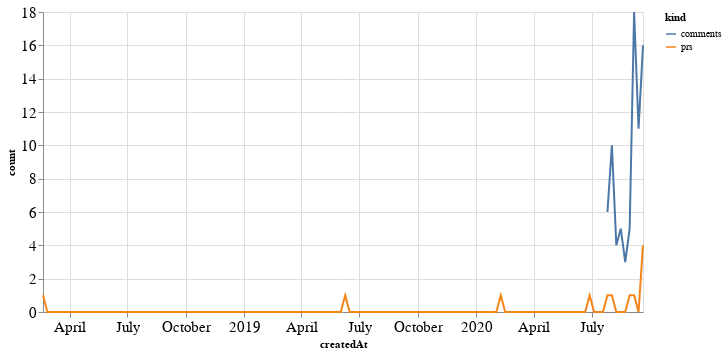

Notebook cell for this chart:
### Code cell
alt.Chart(total_time, width=600).mark_line().encode(
    x='createdAt',
    y='count',
    color='kind'
)

### Figure 1 — Vega-Lite specification as saved in the notebook (floating-point values rounded to 4 significant figures; data arrays with more than 128 entries replaced by an {"elided": "..."} marker saying what was removed)
{"config": {"axisLeft": {"labelFontSize": 15}, "axisBottom": {"labelFontSize": 15}}, "data": {"name": "data-ae36c71090b6b058a83ef055ebcefb86"}, "mark": "line", "encoding": {"color": {"type": "nominal", "field": "kind"}, "x": {"type": "temporal", "field": "createdAt"}, "y": {"type": "quantitative", "field": "count"}}, "width": 600, "$schema": "https://vega.github.io/schema/vega-lite/v4.8.1.json", "datasets": {"data-ae36c71090b6b058a83ef055ebcefb86": {"elided": "272 records"}}}
